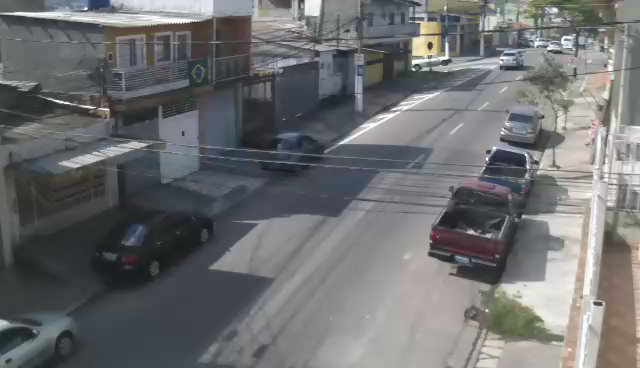
#> input picture frame 140 of imagens/carros.mp4, 640 x 368 px
$ python 13.2-homography-video.py
#> lines starting #> are read from the running program, lines starting #| are printed output that depends on the picture
# https://docs.opencv.org/2.4/modules/highgui/doc/user_interface.html?highlight=setmousecallback
import cv2
import numpy as np


cap = cv2.VideoCapture('imagens/carros.mp4')
def rotate(image, angle, scale = 1.):
    (h, w) = image.shape[:2]

    center = (w / 2, h / 2)

    M = cv2.getRotationMatrix2D(center, angle, scale)
    rotated = cv2.warpAffine(image, M, (w, h))

    return rotated
def get_position(event,x,y,flags,param):
    if event == cv2.EVENT_LBUTTONDBLCLK:   # Se o evento do mouse detectado for o botão esquerdo
        print('x {}, y {} '.format(x,y))


cv2.namedWindow("Distorcida") # Cria uma janela no opencv com o nome 'Distorcida'
cv2.setMouseCallback("Distorcida",get_position)  # Determina que cada ação do mouse na janela 'Distorcida' chame a função 'get_position'

referencia = cap.read()[1]
#> referencia is the input picture: shape (368, 640, 3); mean B, G, R 112.5, 111, 109.5
cv2.imshow('Distorcida', referencia)
cv2.waitKey(0)
while True:

    distorcida = cap.read()[1]

    pts_ref = np.array([[200,400],[200,0],[400,0],[400,400]])  # pontos das extremidades do cartão
    p1  = pts_ref.reshape((-1,1,2))  # Reshape na array para o formato compatível


    #cv2.imshow("referencia", referencia)


    pts_dis = np.array([[31,264],[480,29],[586,34],[466,365]])# coordenadas das extremidades do cartão
    p2  = pts_dis.reshape((-1,1,2))


    h, status = cv2.findHomography(pts_dis, pts_ref)  # encontra homografia entre os pontos e retorna array com os parâmetros de distorção


    resultado = cv2.warpPerspective(distorcida, h, (distorcida.shape[1],distorcida.shape[0]))  # Aplica distorção na imagem baseado na homografia 'h'
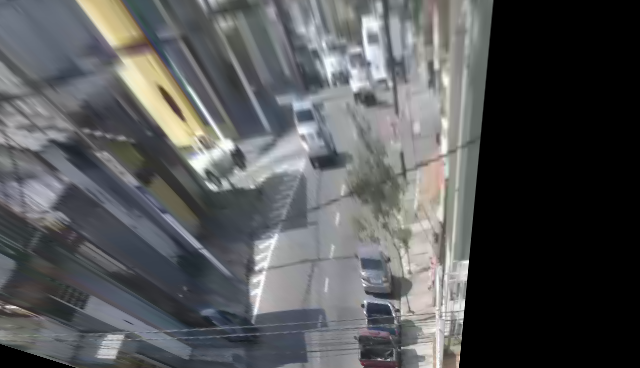
#> resultado: shape (368, 640, 3); mean B, G, R 87.7, 86.4, 84.9
    cv2.polylines(distorcida,[p2],True,(0,255,255))  # Traça linhas na imagem com as extremidades
    cv2.polylines(distorcida,[p1],True,(0,255,0))
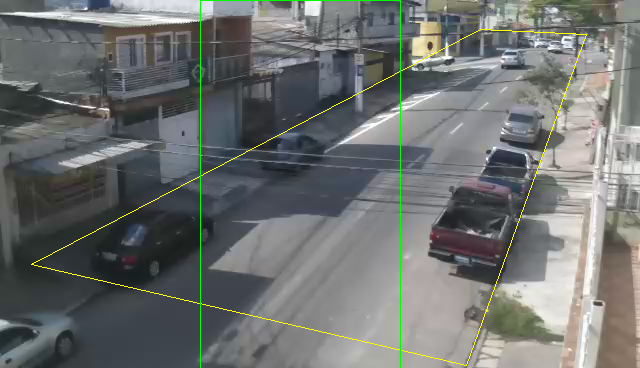
#> distorcida: shape (368, 640, 3); mean B, G, R 111.5, 112.5, 110


    #resultado = rotate(resultado,90)
    cv2.imshow('resultado',resultado)
    cv2.imshow("Distorcida", distorcida)

    k = cv2.waitKey(1)
#> (key q is pressed here)
    if k == ord('q'):
        exit()
#> (the program exits here)

$ run again, starting later in the video
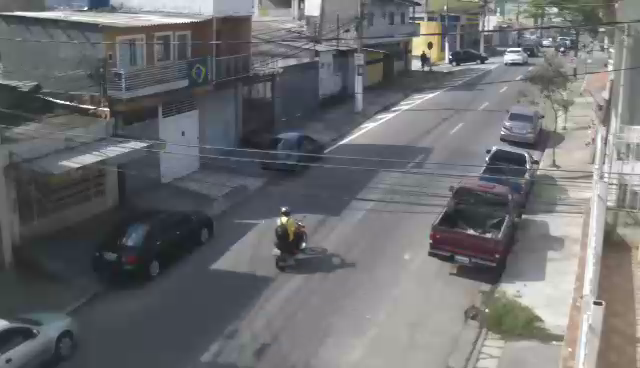
#> input picture frame 632 of imagens/carros.mp4, 640 x 368 px
#> referencia is the input picture: shape (368, 640, 3); mean B, G, R 112.4, 110.3, 109.1
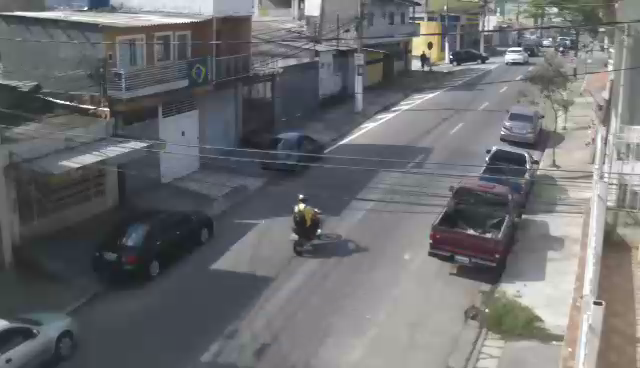
#> input picture frame 633 of imagens/carros.mp4, 640 x 368 px
#> distorcida is the input picture: shape (368, 640, 3); mean B, G, R 112.6, 110.5, 109.2
#> `cv2.polylines(distorcida,[p1],True,(0,255,0))`:
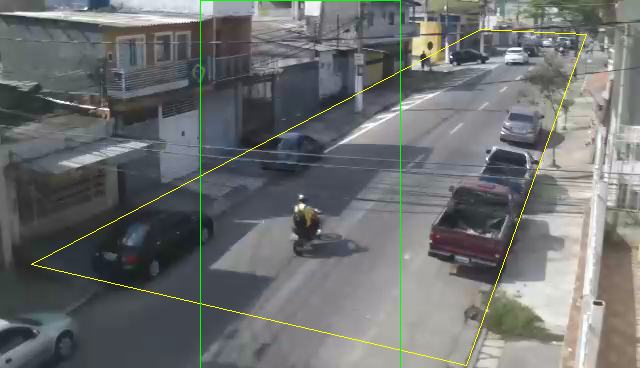
#> distorcida: shape (368, 640, 3); mean B, G, R 111.6, 111.9, 109.7

$ run again, starting later in the video
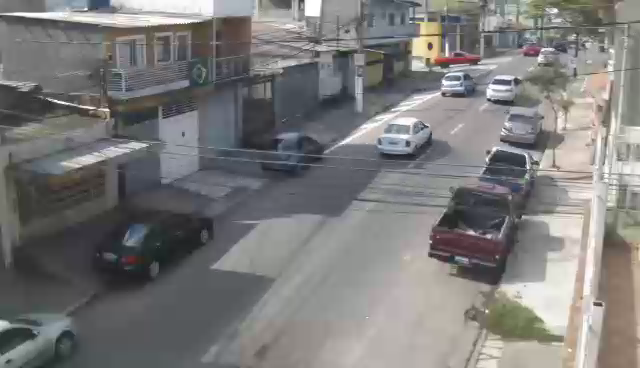
#> input picture frame 1124 of imagens/carros.mp4, 640 x 368 px
#> referencia is the input picture: shape (368, 640, 3); mean B, G, R 122, 122.7, 123.6
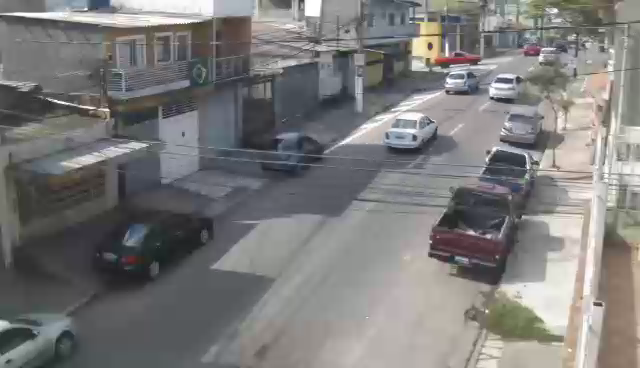
#> input picture frame 1125 of imagens/carros.mp4, 640 x 368 px
#> distorcida is the input picture: shape (368, 640, 3); mean B, G, R 122, 122.7, 123.6
#> `cv2.polylines(distorcida,[p1],True,(0,255,0))`:
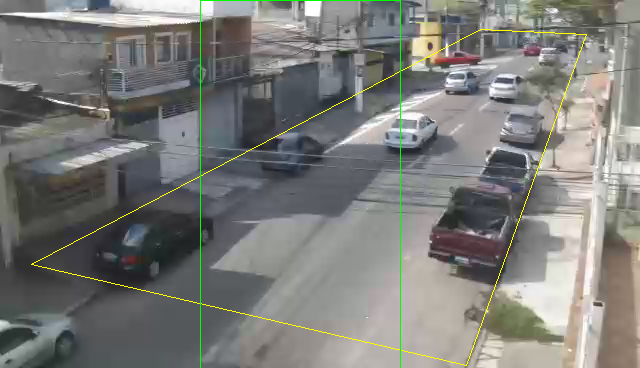
#> distorcida: shape (368, 640, 3); mean B, G, R 120.9, 124.1, 123.9
